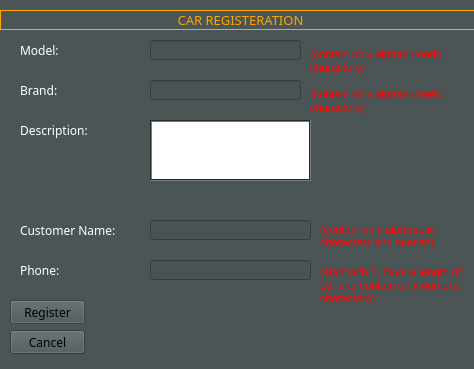
<?xml version="1.0" encoding="UTF-8"?>
<ui version="4.0">
 <class>AddToCar</class>
 <widget class="QDialog" name="AddToCar">
  <property name="geometry">
   <rect>
    <x>0</x>
    <y>0</y>
    <width>474</width>
    <height>369</height>
   </rect>
  </property>
  <property name="palette">
   <palette>
    <active>
     <colorrole role="WindowText">
      <brush brushstyle="SolidPattern">
       <color alpha="255">
        <red>255</red>
        <green>255</green>
        <blue>255</blue>
       </color>
      </brush>
     </colorrole>
     <colorrole role="Button">
      <brush brushstyle="SolidPattern">
       <color alpha="255">
        <red>75</red>
        <green>85</green>
        <blue>85</blue>
       </color>
      </brush>
     </colorrole>
     <colorrole role="Light">
      <brush brushstyle="SolidPattern">
       <color alpha="255">
        <red>112</red>
        <green>127</green>
        <blue>127</blue>
       </color>
      </brush>
     </colorrole>
     <colorrole role="Midlight">
      <brush brushstyle="SolidPattern">
       <color alpha="255">
        <red>93</red>
        <green>106</green>
        <blue>106</blue>
       </color>
      </brush>
     </colorrole>
     <colorrole role="Dark">
      <brush brushstyle="SolidPattern">
       <color alpha="255">
        <red>37</red>
        <green>42</green>
        <blue>42</blue>
       </color>
      </brush>
     </colorrole>
     <colorrole role="Mid">
      <brush brushstyle="SolidPattern">
       <color alpha="255">
        <red>50</red>
        <green>57</green>
        <blue>57</blue>
       </color>
      </brush>
     </colorrole>
     <colorrole role="Text">
      <brush brushstyle="SolidPattern">
       <color alpha="255">
        <red>0</red>
        <green>0</green>
        <blue>0</blue>
       </color>
      </brush>
     </colorrole>
     <colorrole role="BrightText">
      <brush brushstyle="SolidPattern">
       <color alpha="255">
        <red>255</red>
        <green>255</green>
        <blue>255</blue>
       </color>
      </brush>
     </colorrole>
     <colorrole role="ButtonText">
      <brush brushstyle="SolidPattern">
       <color alpha="255">
        <red>0</red>
        <green>0</green>
        <blue>0</blue>
       </color>
      </brush>
     </colorrole>
     <colorrole role="Base">
      <brush brushstyle="SolidPattern">
       <color alpha="255">
        <red>74</red>
        <green>82</green>
        <blue>85</blue>
       </color>
      </brush>
     </colorrole>
     <colorrole role="Window">
      <brush brushstyle="SolidPattern">
       <color alpha="255">
        <red>75</red>
        <green>85</green>
        <blue>85</blue>
       </color>
      </brush>
     </colorrole>
     <colorrole role="Shadow">
      <brush brushstyle="SolidPattern">
       <color alpha="255">
        <red>113</red>
        <green>126</green>
        <blue>130</blue>
       </color>
      </brush>
     </colorrole>
     <colorrole role="Highlight">
      <brush brushstyle="SolidPattern">
       <color alpha="255">
        <red>76</red>
        <green>85</green>
        <blue>78</blue>
       </color>
      </brush>
     </colorrole>
     <colorrole role="AlternateBase">
      <brush brushstyle="SolidPattern">
       <color alpha="255">
        <red>37</red>
        <green>42</green>
        <blue>42</blue>
       </color>
      </brush>
     </colorrole>
     <colorrole role="ToolTipBase">
      <brush brushstyle="SolidPattern">
       <color alpha="255">
        <red>255</red>
        <green>255</green>
        <blue>220</blue>
       </color>
      </brush>
     </colorrole>
     <colorrole role="ToolTipText">
      <brush brushstyle="SolidPattern">
       <color alpha="255">
        <red>0</red>
        <green>0</green>
        <blue>0</blue>
       </color>
      </brush>
     </colorrole>
     <colorrole role="PlaceholderText">
      <brush brushstyle="SolidPattern">
       <color alpha="127">
        <red>255</red>
        <green>255</green>
        <blue>255</blue>
       </color>
      </brush>
     </colorrole>
     <colorrole role="Accent">
      <brush brushstyle="SolidPattern">
       <color alpha="255">
        <red>0</red>
        <green>255</green>
        <blue>255</blue>
       </color>
      </brush>
     </colorrole>
    </active>
    <inactive>
     <colorrole role="WindowText">
      <brush brushstyle="SolidPattern">
       <color alpha="255">
        <red>255</red>
        <green>255</green>
        <blue>255</blue>
       </color>
      </brush>
     </colorrole>
     <colorrole role="Button">
      <brush brushstyle="SolidPattern">
       <color alpha="255">
        <red>75</red>
        <green>85</green>
        <blue>85</blue>
       </color>
      </brush>
     </colorrole>
     <colorrole role="Light">
      <brush brushstyle="SolidPattern">
       <color alpha="255">
        <red>112</red>
        <green>127</green>
        <blue>127</blue>
       </color>
      </brush>
     </colorrole>
     <colorrole role="Midlight">
      <brush brushstyle="SolidPattern">
       <color alpha="255">
        <red>93</red>
        <green>106</green>
        <blue>106</blue>
       </color>
      </brush>
     </colorrole>
     <colorrole role="Dark">
      <brush brushstyle="SolidPattern">
       <color alpha="255">
        <red>37</red>
        <green>42</green>
        <blue>42</blue>
       </color>
      </brush>
     </colorrole>
     <colorrole role="Mid">
      <brush brushstyle="SolidPattern">
       <color alpha="255">
        <red>50</red>
        <green>57</green>
        <blue>57</blue>
       </color>
      </brush>
     </colorrole>
     <colorrole role="Text">
      <brush brushstyle="SolidPattern">
       <color alpha="255">
        <red>0</red>
        <green>0</green>
        <blue>0</blue>
       </color>
      </brush>
     </colorrole>
     <colorrole role="BrightText">
      <brush brushstyle="SolidPattern">
       <color alpha="255">
        <red>255</red>
        <green>255</green>
        <blue>255</blue>
       </color>
      </brush>
     </colorrole>
     <colorrole role="ButtonText">
      <brush brushstyle="SolidPattern">
       <color alpha="255">
        <red>0</red>
        <green>0</green>
        <blue>0</blue>
       </color>
      </brush>
     </colorrole>
     <colorrole role="Base">
      <brush brushstyle="SolidPattern">
       <color alpha="255">
        <red>74</red>
        <green>82</green>
        <blue>85</blue>
       </color>
      </brush>
     </colorrole>
     <colorrole role="Window">
      <brush brushstyle="SolidPattern">
       <color alpha="255">
        <red>75</red>
        <green>85</green>
        <blue>85</blue>
       </color>
      </brush>
     </colorrole>
     <colorrole role="Shadow">
      <brush brushstyle="SolidPattern">
       <color alpha="255">
        <red>113</red>
        <green>126</green>
        <blue>130</blue>
       </color>
      </brush>
     </colorrole>
     <colorrole role="Highlight">
      <brush brushstyle="SolidPattern">
       <color alpha="255">
        <red>76</red>
        <green>85</green>
        <blue>78</blue>
       </color>
      </brush>
     </colorrole>
     <colorrole role="AlternateBase">
      <brush brushstyle="SolidPattern">
       <color alpha="255">
        <red>37</red>
        <green>42</green>
        <blue>42</blue>
       </color>
      </brush>
     </colorrole>
     <colorrole role="ToolTipBase">
      <brush brushstyle="SolidPattern">
       <color alpha="255">
        <red>255</red>
        <green>255</green>
        <blue>220</blue>
       </color>
      </brush>
     </colorrole>
     <colorrole role="ToolTipText">
      <brush brushstyle="SolidPattern">
       <color alpha="255">
        <red>0</red>
        <green>0</green>
        <blue>0</blue>
       </color>
      </brush>
     </colorrole>
     <colorrole role="PlaceholderText">
      <brush brushstyle="SolidPattern">
       <color alpha="127">
        <red>255</red>
        <green>255</green>
        <blue>255</blue>
       </color>
      </brush>
     </colorrole>
     <colorrole role="Accent">
      <brush brushstyle="SolidPattern">
       <color alpha="255">
        <red>0</red>
        <green>255</green>
        <blue>255</blue>
       </color>
      </brush>
     </colorrole>
    </inactive>
    <disabled>
     <colorrole role="WindowText">
      <brush brushstyle="SolidPattern">
       <color alpha="255">
        <red>37</red>
        <green>42</green>
        <blue>42</blue>
       </color>
      </brush>
     </colorrole>
     <colorrole role="Button">
      <brush brushstyle="SolidPattern">
       <color alpha="255">
        <red>75</red>
        <green>85</green>
        <blue>85</blue>
       </color>
      </brush>
     </colorrole>
     <colorrole role="Light">
      <brush brushstyle="SolidPattern">
       <color alpha="255">
        <red>112</red>
        <green>127</green>
        <blue>127</blue>
       </color>
      </brush>
     </colorrole>
     <colorrole role="Midlight">
      <brush brushstyle="SolidPattern">
       <color alpha="255">
        <red>93</red>
        <green>106</green>
        <blue>106</blue>
       </color>
      </brush>
     </colorrole>
     <colorrole role="Dark">
      <brush brushstyle="SolidPattern">
       <color alpha="255">
        <red>37</red>
        <green>42</green>
        <blue>42</blue>
       </color>
      </brush>
     </colorrole>
     <colorrole role="Mid">
      <brush brushstyle="SolidPattern">
       <color alpha="255">
        <red>50</red>
        <green>57</green>
        <blue>57</blue>
       </color>
      </brush>
     </colorrole>
     <colorrole role="Text">
      <brush brushstyle="SolidPattern">
       <color alpha="255">
        <red>37</red>
        <green>42</green>
        <blue>42</blue>
       </color>
      </brush>
     </colorrole>
     <colorrole role="BrightText">
      <brush brushstyle="SolidPattern">
       <color alpha="255">
        <red>255</red>
        <green>255</green>
        <blue>255</blue>
       </color>
      </brush>
     </colorrole>
     <colorrole role="ButtonText">
      <brush brushstyle="SolidPattern">
       <color alpha="255">
        <red>37</red>
        <green>42</green>
        <blue>42</blue>
       </color>
      </brush>
     </colorrole>
     <colorrole role="Base">
      <brush brushstyle="SolidPattern">
       <color alpha="255">
        <red>75</red>
        <green>85</green>
        <blue>85</blue>
       </color>
      </brush>
     </colorrole>
     <colorrole role="Window">
      <brush brushstyle="SolidPattern">
       <color alpha="255">
        <red>75</red>
        <green>85</green>
        <blue>85</blue>
       </color>
      </brush>
     </colorrole>
     <colorrole role="Shadow">
      <brush brushstyle="SolidPattern">
       <color alpha="255">
        <red>113</red>
        <green>126</green>
        <blue>130</blue>
       </color>
      </brush>
     </colorrole>
     <colorrole role="AlternateBase">
      <brush brushstyle="SolidPattern">
       <color alpha="255">
        <red>75</red>
        <green>85</green>
        <blue>85</blue>
       </color>
      </brush>
     </colorrole>
     <colorrole role="ToolTipBase">
      <brush brushstyle="SolidPattern">
       <color alpha="255">
        <red>255</red>
        <green>255</green>
        <blue>220</blue>
       </color>
      </brush>
     </colorrole>
     <colorrole role="ToolTipText">
      <brush brushstyle="SolidPattern">
       <color alpha="255">
        <red>0</red>
        <green>0</green>
        <blue>0</blue>
       </color>
      </brush>
     </colorrole>
     <colorrole role="PlaceholderText">
      <brush brushstyle="SolidPattern">
       <color alpha="127">
        <red>255</red>
        <green>255</green>
        <blue>255</blue>
       </color>
      </brush>
     </colorrole>
     <colorrole role="Accent">
      <brush brushstyle="SolidPattern">
       <color alpha="255">
        <red>0</red>
        <green>255</green>
        <blue>255</blue>
       </color>
      </brush>
     </colorrole>
    </disabled>
   </palette>
  </property>
  <property name="windowTitle">
   <string>Add To Car</string>
  </property>
  <widget class="QLabel" name="modelLabel">
   <property name="geometry">
    <rect>
     <x>20</x>
     <y>40</y>
     <width>80</width>
     <height>20</height>
    </rect>
   </property>
   <property name="font">
    <font>
     <family>Sitka</family>
    </font>
   </property>
   <property name="text">
    <string>Model:</string>
   </property>
  </widget>
  <widget class="QLineEdit" name="txtModel">
   <property name="geometry">
    <rect>
     <x>150</x>
     <y>40</y>
     <width>151</width>
     <height>20</height>
    </rect>
   </property>
   <property name="font">
    <font>
     <family>Sitka</family>
    </font>
   </property>
   <property name="alignment">
    <set>Qt::AlignCenter</set>
   </property>
  </widget>
  <widget class="QLabel" name="brandLabel">
   <property name="geometry">
    <rect>
     <x>20</x>
     <y>80</y>
     <width>80</width>
     <height>20</height>
    </rect>
   </property>
   <property name="font">
    <font>
     <family>Sitka</family>
    </font>
   </property>
   <property name="text">
    <string>Brand:</string>
   </property>
  </widget>
  <widget class="QLineEdit" name="txtBrand">
   <property name="geometry">
    <rect>
     <x>150</x>
     <y>80</y>
     <width>151</width>
     <height>20</height>
    </rect>
   </property>
   <property name="font">
    <font>
     <family>Sitka</family>
    </font>
   </property>
   <property name="alignment">
    <set>Qt::AlignCenter</set>
   </property>
  </widget>
  <widget class="QLabel" name="descriptionLabel">
   <property name="geometry">
    <rect>
     <x>20</x>
     <y>120</y>
     <width>91</width>
     <height>20</height>
    </rect>
   </property>
   <property name="font">
    <font>
     <family>Sitka</family>
    </font>
   </property>
   <property name="text">
    <string>Description:</string>
   </property>
  </widget>
  <widget class="QTextEdit" name="txtDescription">
   <property name="geometry">
    <rect>
     <x>150</x>
     <y>120</y>
     <width>161</width>
     <height>61</height>
    </rect>
   </property>
   <property name="palette">
    <palette>
     <active>
      <colorrole role="Midlight">
       <brush brushstyle="SolidPattern">
        <color alpha="255">
         <red>255</red>
         <green>255</green>
         <blue>255</blue>
        </color>
       </brush>
      </colorrole>
      <colorrole role="Base">
       <brush brushstyle="SolidPattern">
        <color alpha="255">
         <red>255</red>
         <green>255</green>
         <blue>255</blue>
        </color>
       </brush>
      </colorrole>
     </active>
     <inactive>
      <colorrole role="Midlight">
       <brush brushstyle="SolidPattern">
        <color alpha="255">
         <red>255</red>
         <green>255</green>
         <blue>255</blue>
        </color>
       </brush>
      </colorrole>
      <colorrole role="Base">
       <brush brushstyle="SolidPattern">
        <color alpha="255">
         <red>255</red>
         <green>255</green>
         <blue>255</blue>
        </color>
       </brush>
      </colorrole>
     </inactive>
     <disabled>
      <colorrole role="Midlight">
       <brush brushstyle="SolidPattern">
        <color alpha="255">
         <red>255</red>
         <green>255</green>
         <blue>255</blue>
        </color>
       </brush>
      </colorrole>
     </disabled>
    </palette>
   </property>
   <property name="font">
    <font>
     <family>Sitka</family>
    </font>
   </property>
   <property name="frameShape">
    <enum>QFrame::Box</enum>
   </property>
  </widget>
  <widget class="QLabel" name="customerNameLabel">
   <property name="geometry">
    <rect>
     <x>20</x>
     <y>220</y>
     <width>121</width>
     <height>20</height>
    </rect>
   </property>
   <property name="font">
    <font>
     <family>Sitka</family>
    </font>
   </property>
   <property name="text">
    <string>Customer Name:</string>
   </property>
  </widget>
  <widget class="QLineEdit" name="txtCustomerName">
   <property name="geometry">
    <rect>
     <x>150</x>
     <y>220</y>
     <width>161</width>
     <height>20</height>
    </rect>
   </property>
   <property name="font">
    <font>
     <family>Sitka</family>
    </font>
   </property>
   <property name="alignment">
    <set>Qt::AlignCenter</set>
   </property>
  </widget>
  <widget class="QLabel" name="phoneLabel">
   <property name="geometry">
    <rect>
     <x>20</x>
     <y>260</y>
     <width>80</width>
     <height>20</height>
    </rect>
   </property>
   <property name="font">
    <font>
     <family>Sitka</family>
    </font>
   </property>
   <property name="text">
    <string>Phone:</string>
   </property>
  </widget>
  <widget class="QLineEdit" name="txtPhone">
   <property name="geometry">
    <rect>
     <x>150</x>
     <y>260</y>
     <width>161</width>
     <height>20</height>
    </rect>
   </property>
   <property name="font">
    <font>
     <family>Sitka</family>
    </font>
   </property>
   <property name="alignment">
    <set>Qt::AlignCenter</set>
   </property>
  </widget>
  <widget class="QPushButton" name="addBtn">
   <property name="geometry">
    <rect>
     <x>10</x>
     <y>300</y>
     <width>75</width>
     <height>24</height>
    </rect>
   </property>
   <property name="font">
    <font>
     <family>Sitka</family>
    </font>
   </property>
   <property name="text">
    <string>Register</string>
   </property>
  </widget>
  <widget class="QLabel" name="Header">
   <property name="geometry">
    <rect>
     <x>0</x>
     <y>10</y>
     <width>481</width>
     <height>20</height>
    </rect>
   </property>
   <property name="font">
    <font>
     <family>Sitka Small</family>
     <pointsize>10</pointsize>
    </font>
   </property>
   <property name="styleSheet">
    <string notr="true">color:orange;</string>
   </property>
   <property name="frameShape">
    <enum>QFrame::Box</enum>
   </property>
   <property name="text">
    <string>CAR REGISTERATION</string>
   </property>
   <property name="alignment">
    <set>Qt::AlignCenter</set>
   </property>
  </widget>
  <widget class="QLabel" name="label_2">
   <property name="geometry">
    <rect>
     <x>310</x>
     <y>80</y>
     <width>161</width>
     <height>41</height>
    </rect>
   </property>
   <property name="font">
    <font>
     <pointsize>8</pointsize>
    </font>
   </property>
   <property name="styleSheet">
    <string notr="true">color: red;</string>
   </property>
   <property name="text">
    <string>(contain only alphanumeric characters)</string>
   </property>
   <property name="wordWrap">
    <bool>true</bool>
   </property>
  </widget>
  <widget class="QLabel" name="label_3">
   <property name="geometry">
    <rect>
     <x>310</x>
     <y>40</y>
     <width>161</width>
     <height>41</height>
    </rect>
   </property>
   <property name="font">
    <font>
     <pointsize>8</pointsize>
    </font>
   </property>
   <property name="styleSheet">
    <string notr="true">color: red;</string>
   </property>
   <property name="text">
    <string>(contain only alphanumeric characters)</string>
   </property>
   <property name="wordWrap">
    <bool>true</bool>
   </property>
  </widget>
  <widget class="QLabel" name="label_4">
   <property name="geometry">
    <rect>
     <x>320</x>
     <y>210</y>
     <width>141</width>
     <height>51</height>
    </rect>
   </property>
   <property name="font">
    <font>
     <pointsize>8</pointsize>
    </font>
   </property>
   <property name="styleSheet">
    <string notr="true">color: red;</string>
   </property>
   <property name="text">
    <string>(contain only alphabetic characters and spaces)</string>
   </property>
   <property name="wordWrap">
    <bool>true</bool>
   </property>
  </widget>
  <widget class="QLabel" name="label_5">
   <property name="geometry">
    <rect>
     <x>320</x>
     <y>260</y>
     <width>151</width>
     <height>51</height>
    </rect>
   </property>
   <property name="font">
    <font>
     <pointsize>8</pointsize>
    </font>
   </property>
   <property name="styleSheet">
    <string notr="true">color: red;</string>
   </property>
   <property name="text">
    <string>(start with 0, have a length of 10, and contain only numeric characters)</string>
   </property>
   <property name="wordWrap">
    <bool>true</bool>
   </property>
  </widget>
  <widget class="QPushButton" name="cancelBtn">
   <property name="geometry">
    <rect>
     <x>10</x>
     <y>330</y>
     <width>75</width>
     <height>24</height>
    </rect>
   </property>
   <property name="font">
    <font>
     <family>Sitka</family>
    </font>
   </property>
   <property name="text">
    <string>Cancel</string>
   </property>
  </widget>
 </widget>
 <resources/>
 <connections/>
</ui>
